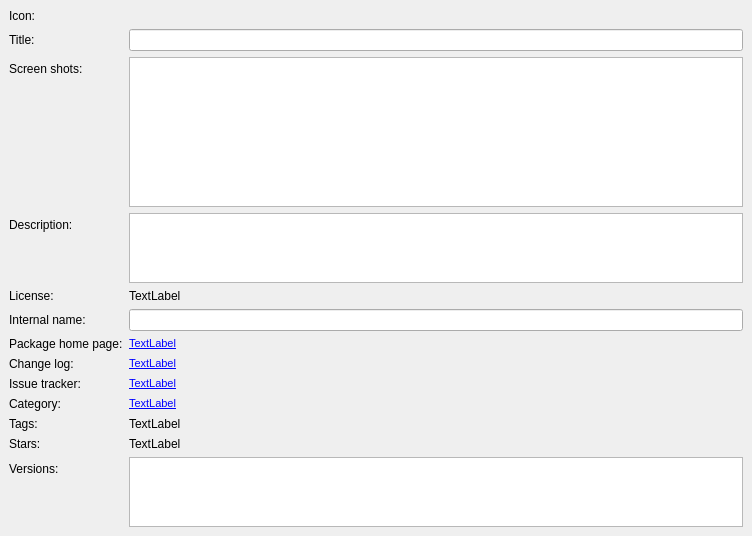
<?xml version="1.0" encoding="UTF-8"?>
<ui version="4.0">
 <class>PackageFrame</class>
 <widget class="QFrame" name="PackageFrame">
  <property name="geometry">
   <rect>
    <x>0</x>
    <y>0</y>
    <width>752</width>
    <height>536</height>
   </rect>
  </property>
  <property name="windowTitle">
   <string>Frame</string>
  </property>
  <property name="frameShape">
   <enum>QFrame::NoFrame</enum>
  </property>
  <property name="frameShadow">
   <enum>QFrame::Plain</enum>
  </property>
  <property name="lineWidth">
   <number>0</number>
  </property>
  <layout class="QHBoxLayout" name="horizontalLayout">
   <property name="leftMargin">
    <number>0</number>
   </property>
   <property name="topMargin">
    <number>0</number>
   </property>
   <property name="rightMargin">
    <number>0</number>
   </property>
   <property name="bottomMargin">
    <number>0</number>
   </property>
   <item>
    <widget class="QScrollArea" name="scrollArea">
     <property name="frameShape">
      <enum>QFrame::NoFrame</enum>
     </property>
     <property name="widgetResizable">
      <bool>true</bool>
     </property>
     <widget class="QWidget" name="scrollAreaWidgetContents">
      <property name="geometry">
       <rect>
        <x>0</x>
        <y>0</y>
        <width>752</width>
        <height>536</height>
       </rect>
      </property>
      <layout class="QFormLayout" name="formLayout">
       <property name="fieldGrowthPolicy">
        <enum>QFormLayout::AllNonFixedFieldsGrow</enum>
       </property>
       <item row="0" column="0">
        <widget class="QLabel" name="label_6">
         <property name="text">
          <string>Icon:</string>
         </property>
        </widget>
       </item>
       <item row="0" column="1">
        <widget class="QLabel" name="labelIcon">
         <property name="text">
          <string/>
         </property>
        </widget>
       </item>
       <item row="2" column="0">
        <widget class="QLabel" name="label">
         <property name="text">
          <string>Title:</string>
         </property>
         <property name="buddy">
          <cstring>lineEditTitle</cstring>
         </property>
        </widget>
       </item>
       <item row="2" column="1">
        <widget class="QLineEdit" name="lineEditTitle">
         <property name="focusPolicy">
          <enum>Qt::StrongFocus</enum>
         </property>
         <property name="toolTip">
          <string>package title</string>
         </property>
         <property name="readOnly">
          <bool>true</bool>
         </property>
        </widget>
       </item>
       <item row="7" column="0">
        <widget class="QLabel" name="label_8">
         <property name="text">
          <string>Screen shots:</string>
         </property>
        </widget>
       </item>
       <item row="7" column="1">
        <widget class="QListWidget" name="listWidgetScreenshots">
         <property name="iconSize">
          <size>
           <width>200</width>
           <height>200</height>
          </size>
         </property>
         <property name="resizeMode">
          <enum>QListView::Adjust</enum>
         </property>
         <property name="viewMode">
          <enum>QListView::IconMode</enum>
         </property>
        </widget>
       </item>
       <item row="8" column="0">
        <widget class="QLabel" name="label_5">
         <property name="text">
          <string>Description:</string>
         </property>
         <property name="buddy">
          <cstring>textEditDescription</cstring>
         </property>
        </widget>
       </item>
       <item row="8" column="1">
        <widget class="QTextEdit" name="textEditDescription">
         <property name="sizePolicy">
          <sizepolicy hsizetype="Expanding" vsizetype="Expanding">
           <horstretch>0</horstretch>
           <verstretch>1</verstretch>
          </sizepolicy>
         </property>
         <property name="toolTip">
          <string>package description</string>
         </property>
         <property name="readOnly">
          <bool>true</bool>
         </property>
         <property name="textInteractionFlags">
          <set>Qt::TextSelectableByKeyboard|Qt::TextSelectableByMouse</set>
         </property>
        </widget>
       </item>
       <item row="9" column="0">
        <widget class="QLabel" name="label_4">
         <property name="text">
          <string>License:</string>
         </property>
        </widget>
       </item>
       <item row="9" column="1">
        <widget class="QLabel" name="labelLicense">
         <property name="focusPolicy">
          <enum>Qt::StrongFocus</enum>
         </property>
         <property name="toolTip">
          <string>license</string>
         </property>
         <property name="text">
          <string>TextLabel</string>
         </property>
         <property name="textInteractionFlags">
          <set>Qt::LinksAccessibleByKeyboard|Qt::LinksAccessibleByMouse|Qt::TextBrowserInteraction|Qt::TextSelectableByKeyboard|Qt::TextSelectableByMouse</set>
         </property>
        </widget>
       </item>
       <item row="10" column="0">
        <widget class="QLabel" name="label_3">
         <property name="text">
          <string>Internal name:</string>
         </property>
         <property name="buddy">
          <cstring>lineEditInternalName</cstring>
         </property>
        </widget>
       </item>
       <item row="10" column="1">
        <widget class="QLineEdit" name="lineEditInternalName">
         <property name="toolTip">
          <string>internal package name</string>
         </property>
         <property name="readOnly">
          <bool>true</bool>
         </property>
        </widget>
       </item>
       <item row="11" column="0">
        <widget class="QLabel" name="label_14">
         <property name="text">
          <string>Package home page:</string>
         </property>
        </widget>
       </item>
       <item row="11" column="1">
        <widget class="QLabel" name="labelHomePage">
         <property name="mouseTracking">
          <bool>true</bool>
         </property>
         <property name="focusPolicy">
          <enum>Qt::StrongFocus</enum>
         </property>
         <property name="toolTip">
          <string>home page</string>
         </property>
         <property name="text">
          <string>&lt;!DOCTYPE HTML PUBLIC &quot;-//W3C//DTD HTML 4.0//EN&quot; &quot;http://www.w3.org/TR/REC-html40/strict.dtd&quot;&gt;
&lt;html&gt;&lt;head&gt;&lt;meta name=&quot;qrichtext&quot; content=&quot;1&quot; /&gt;&lt;style type=&quot;text/css&quot;&gt;
p, li { white-space: pre-wrap; }
&lt;/style&gt;&lt;/head&gt;&lt;body style=&quot; font-family:'MS Shell Dlg 2'; font-size:8.25pt; font-weight:400; font-style:normal;&quot;&gt;
&lt;p style=&quot; margin-top:0px; margin-bottom:0px; margin-left:0px; margin-right:0px; -qt-block-indent:0; text-indent:0px;&quot;&gt;&lt;a href=&quot;http://www.test.de&quot;&gt;&lt;span style=&quot; text-decoration: underline; color:#0000ff;&quot;&gt;TextLabel&lt;/span&gt;&lt;/a&gt;&lt;/p&gt;&lt;/body&gt;&lt;/html&gt;</string>
         </property>
         <property name="openExternalLinks">
          <bool>true</bool>
         </property>
         <property name="textInteractionFlags">
          <set>Qt::LinksAccessibleByKeyboard|Qt::LinksAccessibleByMouse|Qt::TextBrowserInteraction|Qt::TextSelectableByKeyboard|Qt::TextSelectableByMouse</set>
         </property>
        </widget>
       </item>
       <item row="13" column="0">
        <widget class="QLabel" name="label_7">
         <property name="text">
          <string>Change log:</string>
         </property>
        </widget>
       </item>
       <item row="13" column="1">
        <widget class="QLabel" name="labelChangeLog">
         <property name="mouseTracking">
          <bool>true</bool>
         </property>
         <property name="focusPolicy">
          <enum>Qt::StrongFocus</enum>
         </property>
         <property name="toolTip">
          <string>change log</string>
         </property>
         <property name="text">
          <string>&lt;!DOCTYPE HTML PUBLIC &quot;-//W3C//DTD HTML 4.0//EN&quot; &quot;http://www.w3.org/TR/REC-html40/strict.dtd&quot;&gt;
&lt;html&gt;&lt;head&gt;&lt;meta name=&quot;qrichtext&quot; content=&quot;1&quot; /&gt;&lt;style type=&quot;text/css&quot;&gt;
p, li { white-space: pre-wrap; }
&lt;/style&gt;&lt;/head&gt;&lt;body style=&quot; font-family:'MS Shell Dlg 2'; font-size:8.25pt; font-weight:400; font-style:normal;&quot;&gt;
&lt;p style=&quot; margin-top:0px; margin-bottom:0px; margin-left:0px; margin-right:0px; -qt-block-indent:0; text-indent:0px;&quot;&gt;&lt;a href=&quot;http://www.test.de&quot;&gt;&lt;span style=&quot; text-decoration: underline; color:#0000ff;&quot;&gt;TextLabel&lt;/span&gt;&lt;/a&gt;&lt;/p&gt;&lt;/body&gt;&lt;/html&gt;</string>
         </property>
         <property name="openExternalLinks">
          <bool>true</bool>
         </property>
         <property name="textInteractionFlags">
          <set>Qt::LinksAccessibleByKeyboard|Qt::LinksAccessibleByMouse|Qt::TextBrowserInteraction|Qt::TextSelectableByKeyboard|Qt::TextSelectableByMouse</set>
         </property>
        </widget>
       </item>
       <item row="14" column="0">
        <widget class="QLabel" name="label_11">
         <property name="text">
          <string>Issue tracker:</string>
         </property>
        </widget>
       </item>
       <item row="14" column="1">
        <widget class="QLabel" name="labelIssues">
         <property name="mouseTracking">
          <bool>true</bool>
         </property>
         <property name="focusPolicy">
          <enum>Qt::StrongFocus</enum>
         </property>
         <property name="toolTip">
          <string>issue tracker</string>
         </property>
         <property name="text">
          <string>&lt;!DOCTYPE HTML PUBLIC &quot;-//W3C//DTD HTML 4.0//EN&quot; &quot;http://www.w3.org/TR/REC-html40/strict.dtd&quot;&gt;
&lt;html&gt;&lt;head&gt;&lt;meta name=&quot;qrichtext&quot; content=&quot;1&quot; /&gt;&lt;style type=&quot;text/css&quot;&gt;
p, li { white-space: pre-wrap; }
&lt;/style&gt;&lt;/head&gt;&lt;body style=&quot; font-family:'MS Shell Dlg 2'; font-size:8.25pt; font-weight:400; font-style:normal;&quot;&gt;
&lt;p style=&quot; margin-top:0px; margin-bottom:0px; margin-left:0px; margin-right:0px; -qt-block-indent:0; text-indent:0px;&quot;&gt;&lt;a href=&quot;http://www.test.de&quot;&gt;&lt;span style=&quot; text-decoration: underline; color:#0000ff;&quot;&gt;TextLabel&lt;/span&gt;&lt;/a&gt;&lt;/p&gt;&lt;/body&gt;&lt;/html&gt;</string>
         </property>
         <property name="openExternalLinks">
          <bool>true</bool>
         </property>
         <property name="textInteractionFlags">
          <set>Qt::LinksAccessibleByKeyboard|Qt::LinksAccessibleByMouse|Qt::TextBrowserInteraction|Qt::TextSelectableByKeyboard|Qt::TextSelectableByMouse</set>
         </property>
        </widget>
       </item>
       <item row="15" column="0">
        <widget class="QLabel" name="label_15">
         <property name="text">
          <string>Category:</string>
         </property>
        </widget>
       </item>
       <item row="15" column="1">
        <widget class="QLabel" name="labelCategory">
         <property name="mouseTracking">
          <bool>true</bool>
         </property>
         <property name="focusPolicy">
          <enum>Qt::StrongFocus</enum>
         </property>
         <property name="toolTip">
          <string>package category</string>
         </property>
         <property name="text">
          <string>&lt;!DOCTYPE HTML PUBLIC &quot;-//W3C//DTD HTML 4.0//EN&quot; &quot;http://www.w3.org/TR/REC-html40/strict.dtd&quot;&gt;
&lt;html&gt;&lt;head&gt;&lt;meta name=&quot;qrichtext&quot; content=&quot;1&quot; /&gt;&lt;style type=&quot;text/css&quot;&gt;
p, li { white-space: pre-wrap; }
&lt;/style&gt;&lt;/head&gt;&lt;body style=&quot; font-family:'MS Shell Dlg 2'; font-size:8.25pt; font-weight:400; font-style:normal;&quot;&gt;
&lt;p style=&quot; margin-top:0px; margin-bottom:0px; margin-left:0px; margin-right:0px; -qt-block-indent:0; text-indent:0px;&quot;&gt;&lt;a href=&quot;http://www.test.de&quot;&gt;&lt;span style=&quot; text-decoration: underline; color:#0000ff;&quot;&gt;TextLabel&lt;/span&gt;&lt;/a&gt;&lt;/p&gt;&lt;/body&gt;&lt;/html&gt;</string>
         </property>
         <property name="openExternalLinks">
          <bool>true</bool>
         </property>
         <property name="textInteractionFlags">
          <set>Qt::LinksAccessibleByKeyboard|Qt::LinksAccessibleByMouse|Qt::TextBrowserInteraction|Qt::TextSelectableByKeyboard|Qt::TextSelectableByMouse</set>
         </property>
        </widget>
       </item>
       <item row="17" column="0">
        <widget class="QLabel" name="label_9">
         <property name="text">
          <string>Tags:</string>
         </property>
        </widget>
       </item>
       <item row="17" column="1">
        <widget class="QLabel" name="labelTags">
         <property name="focusPolicy">
          <enum>Qt::StrongFocus</enum>
         </property>
         <property name="toolTip">
          <string>tags assigned to this package</string>
         </property>
         <property name="text">
          <string>TextLabel</string>
         </property>
         <property name="textInteractionFlags">
          <set>Qt::LinksAccessibleByKeyboard|Qt::LinksAccessibleByMouse|Qt::TextBrowserInteraction|Qt::TextSelectableByKeyboard|Qt::TextSelectableByMouse</set>
         </property>
        </widget>
       </item>
       <item row="18" column="0">
        <widget class="QLabel" name="label_10">
         <property name="text">
          <string>Stars:</string>
         </property>
        </widget>
       </item>
       <item row="18" column="1">
        <widget class="QLabel" name="labelStars">
         <property name="focusPolicy">
          <enum>Qt::StrongFocus</enum>
         </property>
         <property name="toolTip">
          <string>number of stars</string>
         </property>
         <property name="text">
          <string>TextLabel</string>
         </property>
         <property name="textInteractionFlags">
          <set>Qt::LinksAccessibleByKeyboard|Qt::LinksAccessibleByMouse|Qt::TextBrowserInteraction|Qt::TextSelectableByKeyboard|Qt::TextSelectableByMouse</set>
         </property>
        </widget>
       </item>
       <item row="19" column="0">
        <widget class="QLabel" name="label_2">
         <property name="text">
          <string>Versions:</string>
         </property>
        </widget>
       </item>
       <item row="19" column="1">
        <widget class="QTableWidget" name="tableWidgetVersions">
         <property name="sizePolicy">
          <sizepolicy hsizetype="Expanding" vsizetype="Expanding">
           <horstretch>0</horstretch>
           <verstretch>1</verstretch>
          </sizepolicy>
         </property>
         <property name="contextMenuPolicy">
          <enum>Qt::ActionsContextMenu</enum>
         </property>
         <property name="toolTip">
          <string>available versions</string>
         </property>
         <property name="editTriggers">
          <set>QAbstractItemView::NoEditTriggers</set>
         </property>
         <property name="tabKeyNavigation">
          <bool>false</bool>
         </property>
         <property name="selectionBehavior">
          <enum>QAbstractItemView::SelectRows</enum>
         </property>
        </widget>
       </item>
      </layout>
     </widget>
    </widget>
   </item>
  </layout>
 </widget>
 <tabstops>
  <tabstop>lineEditTitle</tabstop>
  <tabstop>listWidgetScreenshots</tabstop>
  <tabstop>textEditDescription</tabstop>
  <tabstop>labelLicense</tabstop>
  <tabstop>lineEditInternalName</tabstop>
  <tabstop>labelHomePage</tabstop>
  <tabstop>labelChangeLog</tabstop>
  <tabstop>labelCategory</tabstop>
  <tabstop>labelTags</tabstop>
  <tabstop>labelStars</tabstop>
  <tabstop>tableWidgetVersions</tabstop>
 </tabstops>
 <resources/>
 <connections/>
 <slots>
  <slot>screenshotsItemActivated()</slot>
 </slots>
</ui>
